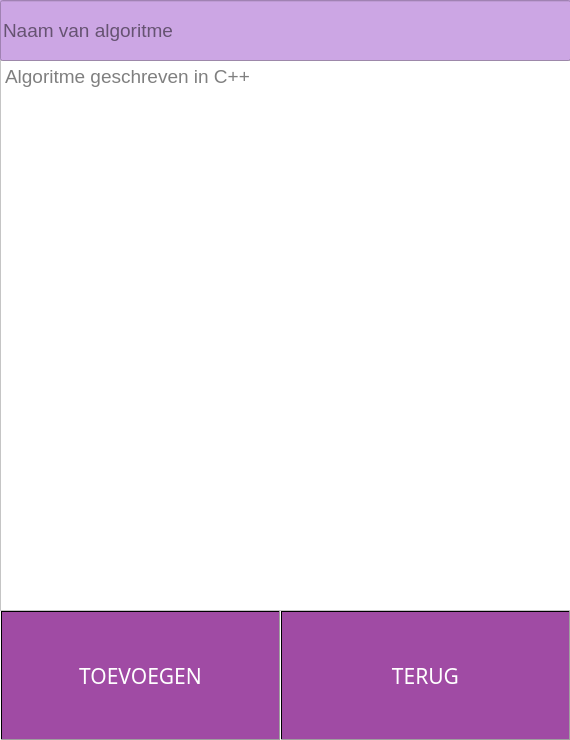
<?xml version="1.0" encoding="UTF-8"?>
<ui version="4.0">
 <class>InvoegScherm</class>
 <widget class="QDialog" name="InvoegScherm">
  <property name="geometry">
   <rect>
    <x>0</x>
    <y>0</y>
    <width>570</width>
    <height>740</height>
   </rect>
  </property>
  <property name="windowTitle">
   <string>Dialog</string>
  </property>
  <property name="styleSheet">
   <string notr="true">background-color: rgba(202, 164, 227, 194);</string>
  </property>
  <widget class="QPushButton" name="Toevoegen">
   <property name="geometry">
    <rect>
     <x>0</x>
     <y>610</y>
     <width>281</width>
     <height>131</height>
    </rect>
   </property>
   <property name="font">
    <font>
     <family>Arial Black</family>
     <pointsize>16</pointsize>
     <weight>9</weight>
     <italic>false</italic>
     <bold>false</bold>
    </font>
   </property>
   <property name="styleSheet">
    <string notr="true">background-color: qlineargradient(spread:pad, x1:1, y1:0, x2:1, y2:0, stop:0 rgba(160, 75, 164, 255), stop:1 rgba(255, 255, 255, 255));
color: rgb(255, 255, 255);
font: 75 16pt &quot;Arial Black&quot;;</string>
   </property>
   <property name="text">
    <string>TOEVOEGEN</string>
   </property>
  </widget>
  <widget class="QPushButton" name="Terug">
   <property name="geometry">
    <rect>
     <x>280</x>
     <y>610</y>
     <width>291</width>
     <height>131</height>
    </rect>
   </property>
   <property name="font">
    <font>
     <family>Arial Black</family>
     <pointsize>16</pointsize>
     <weight>9</weight>
     <italic>false</italic>
     <bold>false</bold>
    </font>
   </property>
   <property name="styleSheet">
    <string notr="true">background-color: qlineargradient(spread:pad, x1:1, y1:0, x2:1, y2:0, stop:0 rgba(160, 75, 164, 255), stop:1 rgba(255, 255, 255, 255));
color: rgb(255, 255, 255);
font: 75 16pt &quot;Arial Black&quot;;</string>
   </property>
   <property name="text">
    <string>TERUG</string>
   </property>
  </widget>
  <widget class="QPlainTextEdit" name="plainTextEdit">
   <property name="geometry">
    <rect>
     <x>0</x>
     <y>60</y>
     <width>571</width>
     <height>551</height>
    </rect>
   </property>
   <property name="font">
    <font>
     <pointsize>14</pointsize>
    </font>
   </property>
   <property name="styleSheet">
    <string notr="true">background-color: rgb(255, 255, 255);</string>
   </property>
   <property name="placeholderText">
    <string>Algoritme geschreven in C++</string>
   </property>
  </widget>
  <widget class="QLineEdit" name="addAlgBox">
   <property name="geometry">
    <rect>
     <x>0</x>
     <y>0</y>
     <width>571</width>
     <height>61</height>
    </rect>
   </property>
   <property name="font">
    <font>
     <pointsize>14</pointsize>
    </font>
   </property>
   <property name="placeholderText">
    <string>Naam van algoritme</string>
   </property>
  </widget>
 </widget>
 <resources/>
 <connections/>
</ui>
